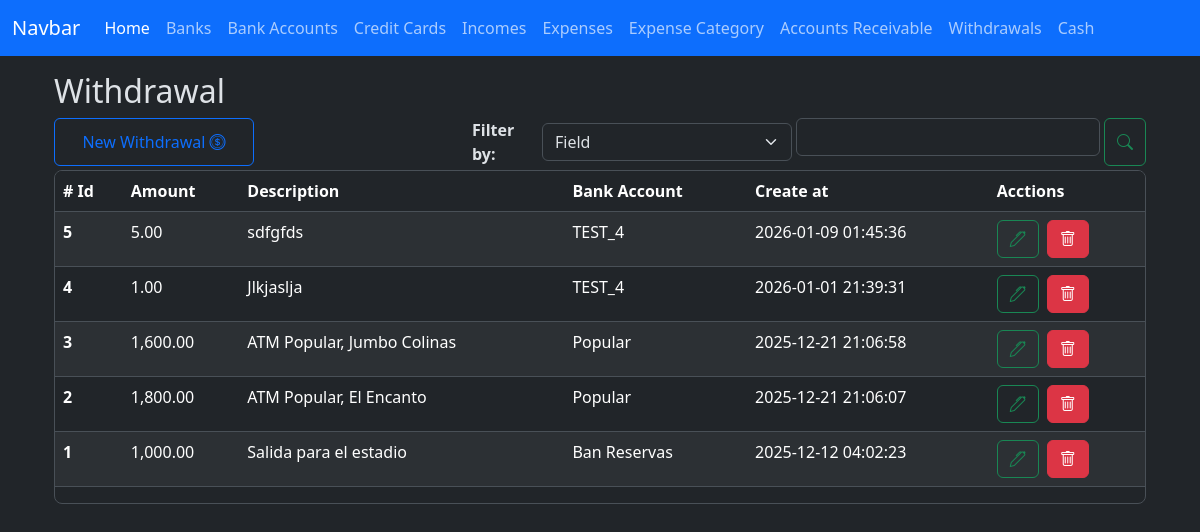
/withdrawals/index, run on an earlier commit of the app's database.
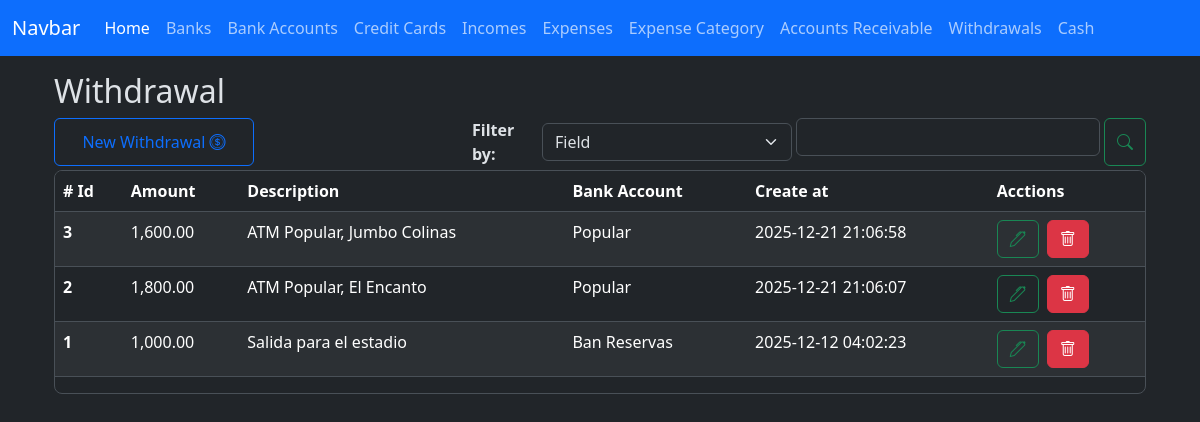
And on a later commit of the database.
### app/models/withdrawal.py (models this page shows, shortened)
class Withdrawal(db.Model):
    __tablename__ = 'withdrawals'
    id = db.Column(db.Integer, primary_key=True)
    amount = db.Column(db.Numeric(10,2), nullable=False, default=0.00)
    description = db.Column(db.String(255))
    code = db.Column(db.String(50), nullable=False)
    bank_account_id = db.Column(db.Integer, db.ForeignKey('bank_accounts.id'))
    created_at = db.Column(db.DateTime(timezone=True), server_default=func.now())
    updated_at = db.Column(db.DateTime(timezone=True), onupdate=func.now())
    bank_account = relationship('BankAccount', back_populates='withdrawals')

### app/models/bank_account.py (models this page shows)
class BankAccount(db.Model):
    __tablename__ = 'bank_accounts'
    id = db.Column(db.Integer, primary_key=True)
    nick_name = db.Column(db.String(120))
    amount_available = db.Column(db.Numeric(10, 2), nullable=False)
    is_active = db.Column(db.Boolean, default=True)
    account_number = db.Column(db.Integer, nullable=True)
    bank_id = db.Column(db.Integer, db.ForeignKey('banks.id'))
    created_at = db.Column(db.DateTime(timezone=True), server_default=func.now())
    updated_at = db.Column(db.DateTime(timezone=True), onupdate=func.now())
    bank = relationship('Bank', back_populates='bank_accounts')
    expenses = relationship('Expense', back_populates='bank_account', order_by='desc(Expense.created_at)')
    incomes = relationship('Income', back_populates='bank_account', order_by='desc(Income.created_at)')
    credit_card_payments = relationship('CreditCardPayment', back_populates='bank_account', order_by='desc(CreditCardPayment.created_at)')
    withdrawals = relationship('Withdrawal', back_populates='bank_account', order_by='desc(Withdrawal.created_at)')
    loans = relationship('Loan', back_populates='bank_account', order_by='desc(Loan.created_at)')
    loan_payments = relationship('LoanPayment', back_populates='bank_account', order_by='desc(LoanPayment.created_at)')
    transaction_ledger = relationship('BankAccountTransactionsLedger', back_populates='bank_account')
    outgoing_transfers = relationship('BankTransfer', foreign_keys='BankTransfer.from_bank_account_id', back_populates='from_bank_account', order_by='desc(BankTransfer.created_at)')
    incoming_transfers = relationship('BankTransfer', foreign_keys='BankTransfer.to_bank_account_id', back_populates='to_bank_account', order_by='desc(BankTransfer.created_at)')

### app/routes/withdrawal_routes.py (the view)
@withdrawal_bp.route('index', methods=['GET'])
def index():
    withdrawals = Withdrawal.query.order_by(Withdrawal.created_at.desc()).all()
    bank_accounts = BankAccount.query.all()
    context = {
        'withdrawals': withdrawals,
        'bank_accounts': bank_accounts,
        'total_amount': total_amount,
        'format_amount': format_amount
    }
    return render_template('withdrawals/index.html', **context)

### app/utils/numeric_casting.py (called while the page is built)
def format_amount(value):
    try:
        return f'{value:,.2f}';
    except Exception as e:
        return None

### app/templates/withdrawals/index.html (shortened to what this page needs)
{% extends 'layout.html' %}
{% block content %}
    <div class=" w-100">
        <h2>Withdrawal</h2>
        <div class="d-flex justify-content-start gap-1 flex-wrap flex-md-nowrap mt-2">
            <button
                type="button"
                id="btn-create-expense-id"
                class="btn btn-outline-primary me-auto me-md-auto w-100 w-md-auto"
                style="max-width: 200px;"
                data-bs-toggle="modal"
                data-bs-target="#create-withdrawal-model"
            >New Withdrawal <i class="bi bi-coin"></i>
            </button>
            <div class="d-flex gap-1 w-100 align-items-center" style="max-width: 320px;">
                <div class="w-md-auto mt-md-0">
                    <label for="" class="fs-6 fw-bold">Filter by: </label>
                </div>
                <div class="w-100 w-md-auto mt-md-0" style="max-width: 250px;">
                    <select class="form-select" id="select-filter-type-id">
                        <option value="field">Field</option>
                    </select>
                </div>
            </div>
            <div class="d-flex gap-1 w-100" style="max-width: 350px;">
                <div class="w-100 w-md-auto mt-md-0">
                    <input type="text" class="form-control" id="filter-input-id">
                </div>
                <button type="button" class="btn btn-outline-success" id="btn-search-id"><i class="bi bi-search"></i></button>
            </div>
        </div>
        <div class="table-responsive overflow-y-auto border rounded-3 mt-1" style="max-height: 457px;">
            <table class="table table-striped  table-hover">
                <thead class="sticky-top">
                    <tr>
                    <th scope="col"># Id</th>
                    <th scope="col">Amount</th>
                    <th scope="col">Description</th>
                    <th scope="col">Bank Account</th>
                    <th scope="col">Create at</th>
                    <th scope="col">Acctions</th>
                    </tr>
                </thead>
                <tbody  id="withdrawals-table-body-id">
                  {% for withdrawal in withdrawals %}
                    <tr>
                        <th scope="row">{{ withdrawal.id }}</th>
                        <td>{{ format_amount(withdrawal.amount) }}</td>
                        <td>{{ withdrawal.description if withdrawal.description else '-'}}</td>
                        <td>{{ withdrawal.bank_account.nick_name }}</td>
                        <td>{{ withdrawal.created_at }}</td>
                        <td>
                            <div class="d-flex gap-2">
                                <button
                                    type="button"
                                    class="btn btn-outline-success"
                                    data-bs-toggle="modal"
                                    data-bs-target="#edit-withdrawal-model"
                                    data-withdrawal-id="{{ withdrawal.id }}"
                                    data-description="{{ withdrawal.description }}"
                                    data-amount="{{ withdrawal.amount }}"
                                    data-bank-account-id="{{ withdrawal.bank_account_id }}"
                                >
                                <i class="bi bi-pen"></i>
                                </button>
                                <a href="{{ url_for('withdrawal.delete', id=withdrawal.id) }}" class="btn btn-danger"><i class="bi bi-trash"></i></a>
                            </div>
                        </td>
                    </tr>
                  {% endfor %}
                </tbody>
            </table>
        </div>
    </div>
<link href="https://cdn.jsdelivr.net/npm/@sweetalert2/theme-dark@5/dark.css" rel="stylesheet">
<link rel="stylesheet" href="https://cdn.jsdelivr.net/npm/flatpickr/dist/flatpickr.min.css">
{% endblock %}

### app/templates/layout.html (shortened to what this page needs)
<!doctype html>
<html lang="en" data-bs-theme="dark">
  <head>
    <link href="https://cdn.jsdelivr.net/npm/bootstrap@5.3.8/dist/css/bootstrap.min.css" rel="stylesheet">
    <link rel="stylesheet" href="{{ url_for('static', filename='style.css') }}">
</head>
  <body>
    <nav class="navbar navbar-expand-lg bg-primary fixed-top mx-2 mx-auto">
        <div class="container-fluid">
            <a class="navbar-brand" href="#">Navbar</a>
            <div class="collapse navbar-collapse" id="navbarNav">
                <ul class="navbar-nav">
                    <li class="nav-item">
                        <a class="nav-link active" aria-current="page" href="{{ url_for('home.index' ) }}">Home</a>
                    </li>
                    <li class="nav-item">
                        <a class="nav-link" href="{{ url_for('bank.index' ) }}">Banks</a>
                    </li>
                    <li class="nav-item">
                        <a class="nav-link" href="{{ url_for('bank_account.index' ) }}">Bank Accounts</a>
                    </li>
                    <li class="nav-item">
                        <a class="nav-link" href="{{ url_for('credit_card.index' ) }}">Credit Cards</a>
                    </li>
                    <li class="nav-item">
                        <a class="nav-link" href="{{ url_for('income.index' ) }}">Incomes</a>
                    </li>
                    <li class="nav-item">
                        <a class="nav-link" href="{{ url_for('expense.index' ) }}">Expenses</a>
                    </li>
                    <li class="nav-item">
                        <a class="nav-link" href="{{ url_for('expense_category.index' ) }}">Expense Category</a>
                    </li>
                    <li class="nav-item">
                        <a class="nav-link" href="{{ url_for('accounts_receivable.index' ) }}">Accounts Receivable</a>
                    </li>
                    <li class="nav-item">
                        <a class="nav-link" href="{{ url_for('withdrawal.index' ) }}">Withdrawals</a>
                    </li>
                    <li class="nav-item">
                        <a class="nav-link" href="{{ url_for('cashledger.index' ) }}">Cash</a>
                    </li>
                </ul>
            </div>
        </div>
    </nav>
    <main class="container w-100 mt-5 p-4">
    {% block content %}
    {% endblock %}
    </main>
    <link rel="stylesheet" href="https://cdn.jsdelivr.net/npm/bootstrap-icons@1.13.1/font/bootstrap-icons.min.css">
</body>
</html>

What changed in the data, as far as the page shows it:
removed Withdrawal: id "5", amount "5.00", description "sdfgfds", bank_account.nick_name "TEST_4", created_at "2026-01-09 01:45:36"
removed Withdrawal: id "4", amount "1.00", description "Jlkjaslja", bank_account.nick_name "TEST_4", created_at "2026-01-01 21:39:31"
